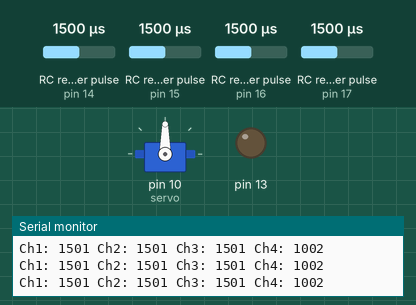
Simulated run of this sketch. Board: Arduino Uno, built with avr-gcc and run on an emulated ATmega328P. Shown: servo, output pins drawn as LEDs (lit = HIGH), the last lines printed to the serial monitor. Wiring (inferred from the names in the program): 4 × RC receiver channel: data pin 17 / data pin 14 / data pin 15 / data pin 16. The test bench sets the inputs (shaded band); at power-on: RC receiver pulse (sensors on pin 16, pin 14, pin 15, pin 17) 1500 µs.

Above: at 3.2 s.
3.3 s: RC receiver pulse (sensor on pin 16) set to 1020 µs
At 4.4 s:
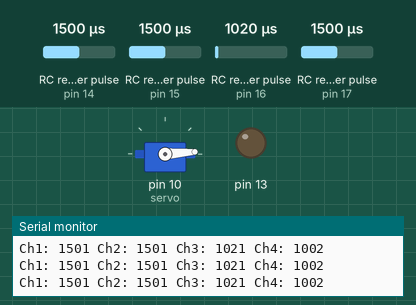
4.8 s: RC receiver pulse (sensor on pin 16) set to 1250 µs
At 6.0 s:
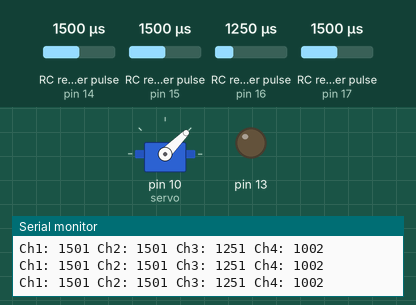
6.3 s: RC receiver pulse (sensor on pin 16) set to 1750 µs
At 6.6 s:
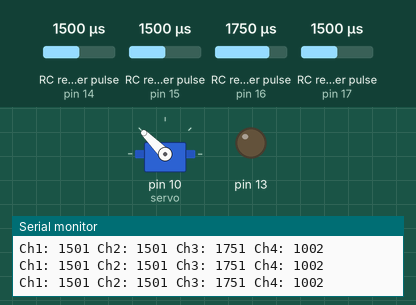
7.8 s: RC receiver pulse (sensor on pin 16) set to 1980 µs
At 8.3 s:
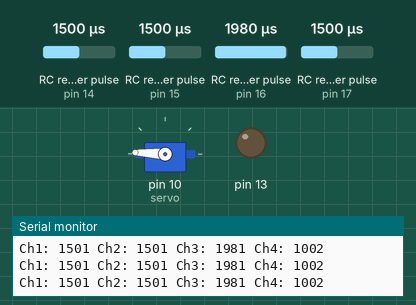
9.3 s: RC receiver pulse (sensor on pin 16) set to 1190 µs
At 10.1 s:
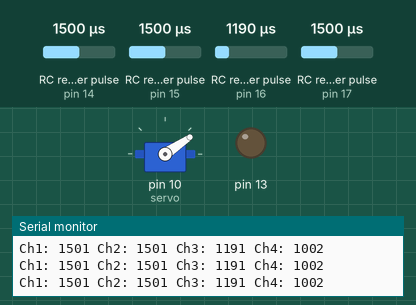
10.8 s: RC receiver pulse (sensor on pin 16) set to 1500 µs
At 11.7 s:
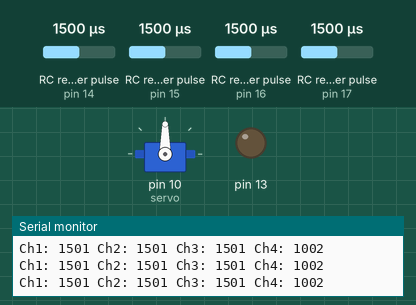
Timing chart, 0 to 13.3 s (numbered marks = the images above; inputs shaded):
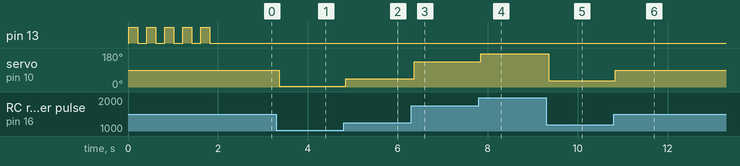

The sketch:

flight_control.ino
```cpp
#include <Servo.h>

#define CH1 14
#define CH2 15
#define CH3 16
#define CH4 17

bool ch4comode = false;
bool comexc = false;

Servo servo;

int ch1val, ch2val, ch3val, ch4val;

int readChannel(int channelInput){
  int ch = pulseIn(channelInput, HIGH, 30000);
  return constrain(ch, 1000, 2000);
}


void setup(){
  Serial.begin(115200);
  pinMode(13, OUTPUT);
  pinMode(CH1, INPUT);
  pinMode(CH2, INPUT);
  pinMode(CH3, INPUT);
  pinMode(CH4, INPUT);

  ch4val = readChannel(CH4);
  while(ch4val<1400){
    digitalWrite(13, HIGH);
    ch4val = readChannel(CH4);
    delay(100);
  }

  for(int i = 0; i<5; i++){
    digitalWrite(13, HIGH);
    delay(200);
    digitalWrite(13, LOW);
    delay(200);
  }

  servo.attach(10, 1000, 2000);
}

void loop() {
  ch1val = readChannel(CH1);
  ch2val = readChannel(CH2);
  ch3val = readChannel(CH3);
  ch4val = readChannel(CH4);

  if((ch4val>1200) && (ch4val<1300) && ch4comode && !comexc){
    Serial.println(" COMMAND EXECUTED ");
    comexc = true;
    delay(3000);
  }

  if((ch4val==1000) && !comexc){
    ch4comode = true;
        digitalWrite(13, HIGH);
  } else{
    ch4comode = false;
        digitalWrite(13, LOW);
  }

  if(ch4val>1400){
    ch4val = 2*(ch4val-1500)+1000;
  }

  servo.writeMicroseconds(ch3val);

  Serial.print("Ch1: ");
  Serial.print(ch1val);
  Serial.print(" Ch2: ");
  Serial.print(ch2val);
  Serial.print(" Ch3: ");
  Serial.print(ch3val);
  Serial.print(" Ch4: ");
  Serial.print(ch4val);
  if(ch4comode){
    Serial.print(" Command mode ");
  }
  Serial.println("");

}
```

Measured:
- after the input at 3.3 s, servo on pin 10 (servo): 90° → 4° after 0.06 s
- after the input at 4.8 s, servo on pin 10 (servo): 4° → 45° at once
- after the input at 6.3 s, servo on pin 10 (servo): 45° → 135° after 0.06 s
- after the input at 7.8 s, servo on pin 10 (servo): 135° → 177° at once
- after the input at 9.3 s, servo on pin 10 (servo): 177° → 34° after 0.06 s
- after the input at 10.8 s, servo on pin 10 (servo): 34° → 90° at once
